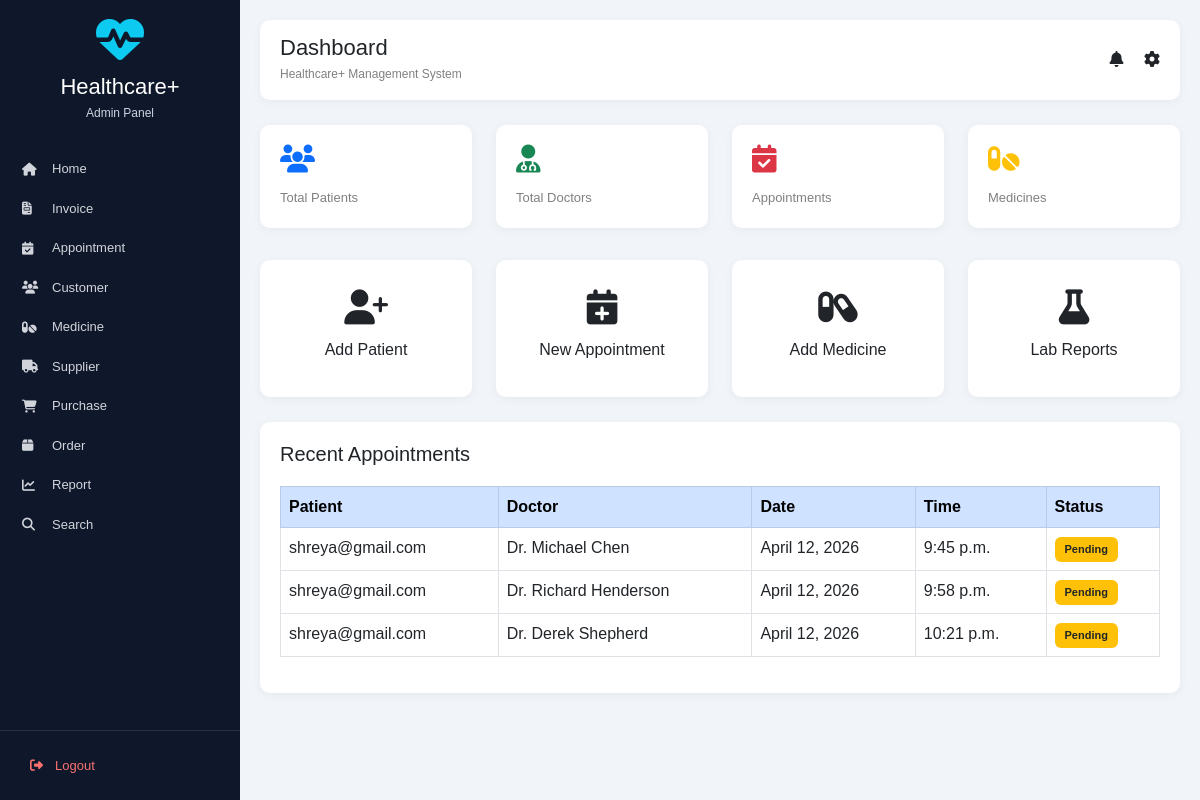
The app's page /dashboard/ (signed in) with its own data.
### core/models.py (models this page shows, shortened)
class Appointment(models.Model):
    user = models.ForeignKey(User, on_delete=models.CASCADE)
    doctor_name = models.CharField(max_length=200)
    specialization = models.CharField(max_length=200)
    date = models.DateField()
    time = models.TimeField()

### core/views.py (the view)
# urls.py: path('dashboard/', views.dashboard, name='dashboard'),
@login_required
def dashboard(request):
    user = request.user
    context = {
        'orders': Order.objects.filter(user=user),
        'appointments': Appointment.objects.filter(user=user),
        'labtests': LabTestOrder.objects.filter(user=user),
        'memberships': Membership.objects.filter(user=user),
    }
    return render(request, 'dashboard.html', context)

### templates/dashboard.html (shortened to what this page needs)
<!DOCTYPE html>
<html lang="en">
<head>
    <link href="https://cdn.jsdelivr.net/npm/bootstrap@5.3.0/dist/css/bootstrap.min.css" rel="stylesheet">
    <link href="https://cdnjs.cloudflare.com/ajax/libs/font-awesome/6.5.1/css/all.min.css" rel="stylesheet">
</head>
<body>
<div class="sidebar">
    <div>
        <div class="logo">
            <i class="fa-solid fa-heart-pulse fa-3x text-info"></i>
            <h4>Healthcare+</h4>
            <small>Admin Panel</small>
        </div>
        <div class="menu-links">
            <a href="{% url 'dashboard' %}" class="menu-item">
                <i class="fa fa-house"></i>
                <span>Home</span>
            </a>
            <a href="#" class="menu-item">
                <i class="fa fa-file-invoice"></i>
                <span>Invoice</span>
            </a>
            <a href="#" class="menu-item">
                <i class="fa fa-calendar-check"></i>
                <span>Appointment</span>
            </a>
            <a href="#" class="menu-item">
                <i class="fa fa-users"></i>
                <span>Customer</span>
            </a>
            <a href="#" class="menu-item">
                <i class="fa fa-pills"></i>
                <span>Medicine</span>
            </a>
            <a href="#" class="menu-item">
                <i class="fa fa-truck"></i>
                <span>Supplier</span>
            </a>
            <a href="#" class="menu-item">
                <i class="fa fa-cart-shopping"></i>
                <span>Purchase</span>
            </a>
            <a href="#" class="menu-item">
                <i class="fa fa-box"></i>
                <span>Order</span>
            </a>
            <a href="#" class="menu-item">
                <i class="fa fa-chart-line"></i>
                <span>Report</span>
            </a>
            <a href="#" class="menu-item">
                <i class="fa fa-search"></i>
                <span>Search</span>
            </a>
        </div>
    </div>
    <div class="logout-section">
        <a href="{% url 'home' %}" class="logout-btn">
            <i class="fa fa-right-from-bracket"></i>
            <span>Logout</span>
        </a>
    </div>
</div>
<div class="main-content">
    <div class="topbar">
        <div>
            <h4>Dashboard</h4>
            <small>Healthcare+ Management System</small>
        </div>
        <div>
            <i class="fa fa-bell me-3"></i>
            <i class="fa fa-gear"></i>
        </div>
    </div>
    <div class="row g-4">
        <div class="col-md-3">
            <div class="stat-card">
                <i class="fa fa-users text-primary"></i>
                <p>Total Patients</p>
            </div>
        </div>
        <div class="col-md-3">
            <div class="stat-card">
                <i class="fa fa-user-doctor text-success"></i>
                <p>Total Doctors</p>
            </div>
        </div>
        <div class="col-md-3">
            <div class="stat-card">
                <i class="fa fa-calendar-check text-danger"></i>
                <p>Appointments</p>
            </div>
        </div>
        <div class="col-md-3">
            <div class="stat-card">
                <i class="fa fa-pills text-warning"></i>
                <p>Medicines</p>
            </div>
        </div>
    </div>
    <div class="row g-4 mt-2">
        <div class="col-md-3">
            <div class="quick-card">
                <i class="fa fa-user-plus"></i>
                <h5>Add Patient</h5>
            </div>
        </div>
        <div class="col-md-3">
            <div class="quick-card">
                <i class="fa fa-calendar-plus"></i>
                <h5>New Appointment</h5>
            </div>
        </div>
        <div class="col-md-3">
            <div class="quick-card">
                <i class="fa fa-capsules"></i>
                <h5>Add Medicine</h5>
            </div>
        </div>
        <div class="col-md-3">
            <div class="quick-card">
                <i class="fa fa-flask"></i>
                <h5>Lab Reports</h5>
            </div>
        </div>
    </div>
    <div class="table-section">
        <h5>Recent Appointments</h5>
        <table class="table table-bordered table-hover">
            <thead class="table-primary">
                <tr>
                    <th>Patient</th>
                    <th>Doctor</th>
                    <th>Date</th>
                    <th>Time</th>
                    <th>Status</th>
                </tr>
            </thead>
            <tbody>
                {% for appointment in appointments %}
                <tr>
                    <td>{{ appointment.user.username }}</td>
                    <td>{{ appointment.doctor_name }}</td>
                    <td>{{ appointment.date }}</td>
                    <td>{{ appointment.time }}</td>
                    <td>
                        {% if appointment.status == "Confirmed" %}
                            <span class="badge bg-success">
                                {{ appointment.status }}
                            </span>
                        {% elif appointment.status == "Pending" %}
                            <span class="badge bg-warning text-dark">
                                {{ appointment.status }}
                            </span>
                        {% else %}
                            <span class="badge bg-danger">
                                {{ appointment.status }}
                            </span>
                        {% endif %}
                    </td>
                </tr>
                {% empty %}
                <tr>
                    <td colspan="5" class="text-center">
                        No appointments found
                    </td>
                </tr>
                {% endfor %}
            </tbody>
        </table>
    </div>
</div>
</body>
</html>

### templates/dashboard.html (style rules this page uses)
* { margin:0; padding:0; box-sizing:border-box; }
body { background:#f1f5f9; font-family:Arial, sans-serif; overflow-x:hidden; }
.sidebar { width:240px; height:100vh; background:#0f172a; position:fixed; left:0; top:0; padding-top:15px; display:flex; flex-direction:column; justify-content:space-between; }
.logo { text-align:center; margin-bottom:25px; }
.logo h4 { color:white; font-size:22px; margin-top:10px; margin-bottom:0; }
.logo small { color:#cbd5e1; font-size:12px; }
.menu-links { margin-top:20px; }
.menu-item { display:flex; align-items:center; gap:12px; color:#d1d5db; text-decoration:none; padding:10px 22px; font-size:13px; transition:0.3s; }
.menu-item i { font-size:13px; width:18px; }
.logout-section { padding:15px; border-top:1px solid rgba(255,255,255,0.1); }
.logout-btn { display:flex; align-items:center; gap:12px; text-decoration:none; color:#f87171; padding:10px 15px; border-radius:8px; font-size:13px; transition:0.3s; }
.main-content { margin-left:240px; padding:20px; }
.topbar { background:white; padding:15px 20px; border-radius:10px; display:flex; justify-content:space-between; align-items:center; margin-bottom:25px; box-shadow:0 2px 10px rgba(0,0,0,0.05); }
.topbar h4 { margin-bottom:0; font-size:22px; }
.topbar small { font-size:12px; color:gray; }
.stat-card { background:white; border-radius:10px; padding:20px; box-shadow:0 2px 10px rgba(0,0,0,0.05); transition:0.3s; }
.stat-card i { font-size:28px; margin-bottom:10px; }
.stat-card p { font-size:13px; color:gray; margin-bottom:0; }
.quick-card { background:white; border-radius:10px; padding:30px; text-align:center; box-shadow:0 2px 10px rgba(0,0,0,0.05); transition:0.3s; cursor:pointer; }
.quick-card i { font-size:35px; margin-bottom:15px; }
.quick-card h5 { font-size:16px; }
.table-section { background:white; border-radius:10px; padding:20px; margin-top:25px; box-shadow:0 2px 10px rgba(0,0,0,0.05); }
.table-section h5 { margin-bottom:20px; }
.badge { font-size:11px; padding:7px 10px; }

### records on screen
Appointment: user.username "shreya@gmail.com", doctor_name "Dr. Michael Chen", date "April 12, 2026", time "9:45 p.m.", status "Pending"
Appointment: user.username "shreya@gmail.com", doctor_name "Dr. Richard Henderson", date "April 12, 2026", time "9:58 p.m.", status "Pending"
Appointment: user.username "shreya@gmail.com", doctor_name "Dr. Derek Shepherd", date "April 12, 2026", time "10:21 p.m.", status "Pending"
